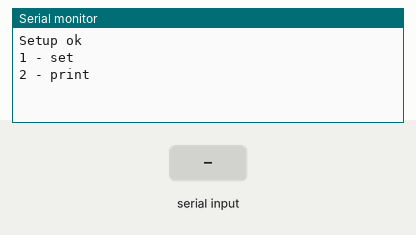
Simulated run of this sketch. Board: Arduino Uno, built with avr-gcc and run on an emulated ATmega328P. Parts: the last lines printed to the serial monitor. The inputs (shaded band) are chosen by the test bench.

Above: at 1.2 s.
1.3 s: "1" received over Serial
At 2.4 s:
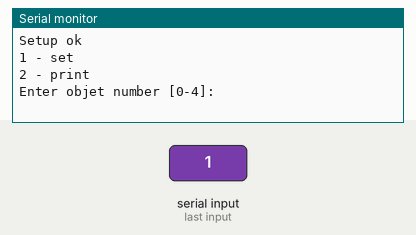
2.8 s: "2" received over Serial
At 3.7 s:
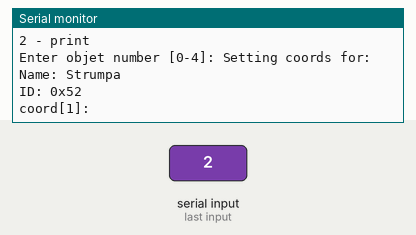
4.3 s: "90,45\n" received over Serial
At 5.0 s:
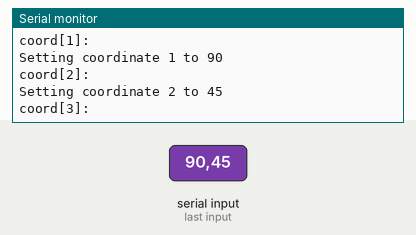
5.8 s: "30,150\n" received over Serial
At 7.2 s:
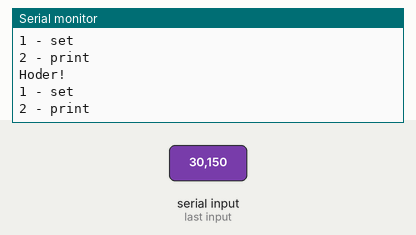
7.5 s: "200\n" received over Serial
Timing chart, 0 to 10.0 s (numbered marks = the images above; inputs shaded):
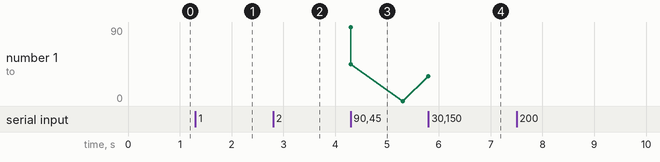

Measured:
- after the input at 1.3 s, the serial monitor: prints a new line at once (image 1)
- after the input at 2.8 s, the serial monitor: prints a new line at once (image 2)
- after the input at 4.3 s, the serial monitor: prints a new line at once (image 3)
- after the input at 5.8 s, the serial monitor: prints a new line at once (image 4)
- plotted number 1: 0 → 30 after the input at 5.8 s

The sketch:

NavigationMock.ino
```cpp
#include <Wire.h>

uint8_t rx_buff[3];
byte send_data[5];
byte byteArray[8];
int8_t twi_state = 0,request_state = 0;
byte led1[5];
byte led2[5];
byte strumpa[5];
byte kub[5];
byte glas[5];

typedef struct {
   const char* name;
   byte *data;
} object_t;

object_t objects[] = {
  {
    .name = "Led 1",
    .data = led1
  },
  {
    .name = "Led 2",
    .data = led2
  },
  {
    .name = "Strumpa",
    .data = strumpa
  },
  {
    .name = "Kub",
    .data = kub
  },
  {
    .name = "Glas",
    .data = glas
  }
};

#define SLAVE_ADR 0x03

void setup() {
  Wire.begin(SLAVE_ADR);
  Wire.onRequest(requestEvent);
  Wire.onReceive(recieveEvent);

  Serial.begin(115200);

  led1[0] = 0x50;
  led1[1] = 0;
  led1[2] = 0;
  led1[3] = 0;
  led1[4] = 0;

  led2[0] = 0x51;
  led2[1] = 0;
  led2[2] = 0;
  led2[3] = 0;
  led2[4] = 0;

  strumpa[0] = 0x52;
  strumpa[1] = 0;
  strumpa[2] = 100;
  strumpa[3] = 0;
  strumpa[4] = 200;

  kub[0] = 0x53;
  kub[1] = 1;
  kub[2] = 200;
  kub[3] = 1;
  kub[4] = 200;

  glas[0] = 0x54;
  glas[1] = 0;
  glas[2] = 100;
  glas[3] = 0;
  glas[4] = 100;


  Serial.println("Setup ok");
  print_menu();
}

void print_menu() {
  Serial.println("1 - set");
  Serial.println("2 - print");
}

void print_object(int id) {
  Serial.print("\nName: ");
  Serial.println((objects[id]).name);
  Serial.print("ID: 0x");
  Serial.print(objects[id].data[0], HEX);
  Serial.println("");
  Serial.print("Coordinates: ");
  Serial.print(objects[id].data[1]);
  Serial.print(" ");
  Serial.print(objects[id].data[2]);
  Serial.print(" ");
  Serial.print(objects[id].data[3]);
  Serial.print(" ");
  Serial.print(objects[id].data[4]);
  Serial.print(" ");
  Serial.println("");
}

int get_object_id() {
  int idx = 0;
  Serial.print("Enter objet number [0-4]: ");
  while(Serial.available() == 0) {
    // Spin
  }
  idx = Serial.read();
  idx = idx - '0';
  return idx;
}

void set_object_coords(int idx) {
  Serial.println("Setting coords for:");
  Serial.print("\nName: ");
  Serial.println((objects[idx]).name);
  Serial.print("ID: 0x");
  Serial.print(objects[idx].data[0], HEX);
  Serial.println("");
  for(int i = 1; i < 5; ++i) {
    Serial.print("coord[");
    Serial.print(i);
    Serial.print("]: ");
    while(Serial.available() == 0) {
      // Spin
    }
    int val = (int) Serial.parseInt();
    Serial.print("\nSetting coordinate ");
    Serial.print(i);
    Serial.print(" to ");
    Serial.print(val);
    Serial.println("");
    objects[idx].data[i] = val;
  }
}

void loop() {
  delay(100);
  int idx = 0;
  if(Serial.available() > 0) {
    int rd = Serial.read();
    switch(rd) {
      case '1':
        idx = get_object_id();
        if(0 <= idx && idx <= 4) {
          set_object_coords(idx);
        }
        break;
      case '2':
        idx = get_object_id();
        if(0 <= idx && idx <= 4) {
          print_object(idx);
        }
        break;
      default:
        Serial.println("Hoder!");
    }
    print_menu();
  }
}

void requestEvent(){
  if(send_data[0] != 0){
    Wire.write(send_data, 5);
    for(int n = 0; n < 5; n++) {
    //  Serial.println(send_data[n]);
    }
  }
}

void recieveEvent(int TURNDOWNFORWHAT){
  while(Wire.available()){
    twi_state = Wire.read();
    rx_buff[0] = twi_state;
  }

  //Serial.print("Kommando: ");
  //Serial.println(rx_buff[0], HEX);

  switch(rx_buff[0]){
    case 0x00:
      send_data[0] = 0;
    break;
    case 0x50:  //efterfrågar lysdiod 1 positon
      for(int n = 0; n < 5; n++) {
        send_data[n] = led1[n];
      }
    break;
    case 0x51: //efterfrågar lysdiod 2 position
      for(int n = 0; n < 5; n++) {
        send_data[n] = led2[n];
      }
    break;
    case 0x52:  //efterfrågar strumpa position
      for(int n = 0; n < 5; n++) {
        send_data[n] = strumpa[n];
      }
    break;
    case 0x53:  //efterfrågar kubens position
      for(int n = 0; n < 5; n++) {
        send_data[n] = kub[n];
      }
    break;
    case 0x54:  //efterfrågar glasets position
      for(int n = 0; n < 5; n++) {
        send_data[n] = glas[n];
      }
    break;
    case 0x55:
      send_data[0] = 0x55;
      send_data[1] = 0;
      send_data[2] = 0;
      send_data[3] = 0;
      send_data[4] = 0;
    break;
  }

}
```
